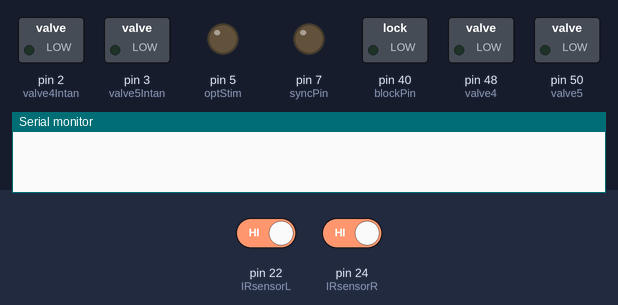
Bench run of a sketch on a simulated Arduino Mega 2560, built with avr-gcc and run on an emulated ATmega2560. On the bench: switched loads named in the sketch (green lamp = pin HIGH), output pins drawn as LEDs (lit = HIGH), the last lines printed to the serial monitor. Dashed ring = blinking. The test bench sets the inputs (shaded band); at power-on: pin 22 (IRsensorL) HIGH, pin 24 (IRsensorR) HIGH.

Above: at 1.2 s.
1.3 s: pin 22 (IRsensorL) driven LOW
At 3.0 s:
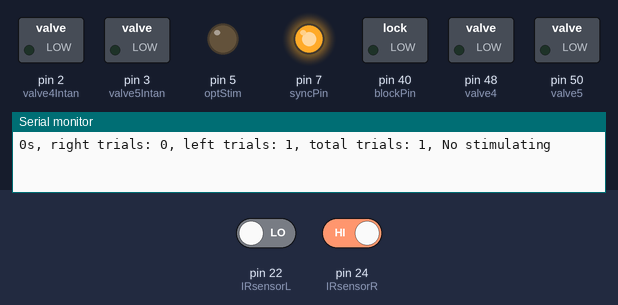
4.3 s: pin 24 (IRsensorR) driven LOW
At 5.95 s:
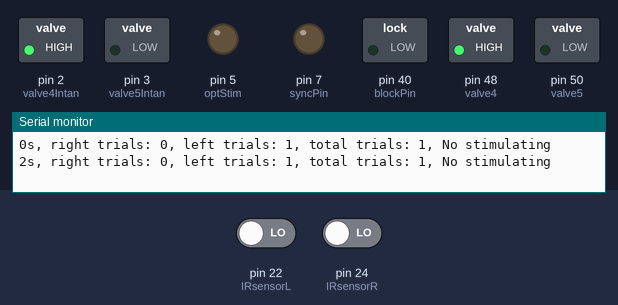
7.3 s: pin 24 (IRsensorR) driven HIGH
At 8.9 s:
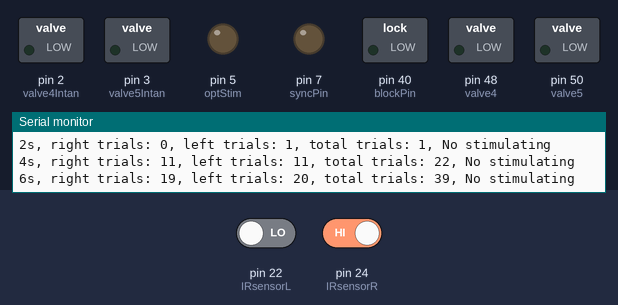
Timing chart, 0 to 16.3 s (numbered marks = the images above; inputs shaded):
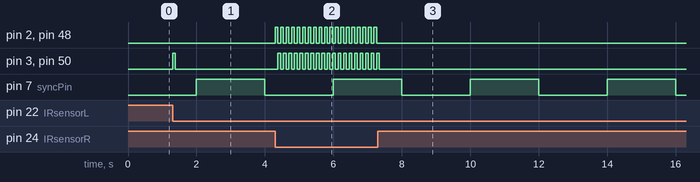

Measured:
- after the input at 1.3 s, pin 3 (valve5Intan), pin 50 (valve5): LOW → HIGH at once, → LOW 0.08 s later
- after the input at 4.3 s, pin 2 (valve4Intan), pin 48 (valve4): alternates HIGH for 0.08 s and LOW for 0.08 s, starting at once; pin 3 (valve5Intan), pin 50 (valve5): alternates HIGH for 0.08 s and LOW for 0.08 s, starting after 0.08 s
- after the input at 7.3 s, pin 2 (valve4Intan), pin 48 (valve4): stops changing and stays LOW; pin 3 (valve5Intan), pin 50 (valve5): goes on until 7.3 s, then stays LOW
- by itself, pin 7 (syncPin): alternates HIGH for 2.0 s and LOW for 2.0 s

The sketch:

LinearMaze.ino
```cpp
/*
 *  Sofware for linear maze ...
 *
 *  Ver 1.0, 08/2020
 *  BuzsakiLab-MV
 */

#include <MsTimer2.h> // // Extrict control time library

// USER VARIABLES
int caudalR = 80; // time solenoid is open, in ms
int caudalL = 80; // time solenoid is open, in ms

int beginStimTrial1 = 1000;
int endStimTrial1 = 1000; // 50 60
int beginStimTrial2 = 1000; // 61 70
int endStimTrial2 = 1000;  // 100 120

// IO P
const int syncPin = 7; // For Intan/ Camera sync
const int valve4 = 48; // For left solenoid
const int valve5 = 50; // For left solenoid

const int IRsensorL = 22; // IR sensor Left
const int IRsensorR = 24; // IR sensor Right

const int valve4Intan = 2; // output for intan 2
const int valve5Intan = 3; // output for intan pin 3

const int optStim = 5; //intan pin 6
boolean valveLeftState = 0; // Valve left on/off
boolean syncState = 0; // Sync state
const int blockPin = 40; // To other arduino for uLED control

// state variables
int previousTrial = 0;
const boolean aMouse = LOW;
const boolean noMouse = HIGH;
int state = -1; // 0  is starting a new trial

long int timeCounter = 0;
int rTrial = 0;
int lTrial = 0;
int blocksCount = 0;
boolean stimBlock = false;

void setup() {
  // OUTPUTS
  pinMode(syncPin, OUTPUT);
  pinMode(valve4, OUTPUT);
  pinMode(valve5, OUTPUT);
  pinMode(valve4Intan, OUTPUT); digitalWrite(valve4Intan, LOW);
  pinMode(valve5Intan, OUTPUT); digitalWrite(valve5Intan, LOW);
  pinMode(optStim, OUTPUT); digitalWrite(optStim, LOW);
  pinMode(blockPin, OUTPUT); digitalWrite(blockPin, LOW);

  // INPUTS
  pinMode(IRsensorL,INPUT); //IR1 input
  pinMode(IRsensorR,INPUT); //IR2 input

  Serial.begin(9600); //Start serial communication boud rate at 9600
  Serial.flush();

  // MsTimer setup, running every 1000 ms
  MsTimer2::set(2000,flash); // run flash every 1000 ms
  MsTimer2::start(); //enable the interrupt
}

void loop() {
  if (digitalRead(IRsensorL)==aMouse){// Mouse go left
    if (previousTrial == 0 || previousTrial == 1){ // if first trial or previosly in right
      digitalWrite(valve5Intan, HIGH);
      digitalWrite(valve5, HIGH); delay(caudalL); digitalWrite(valve5, LOW);
      digitalWrite(valve5Intan, LOW);
      lTrial = lTrial + 1;
      previousTrial = 2;
    }
  }

  if (digitalRead(IRsensorR)==aMouse){// Mouse go right
    if (previousTrial == 0 || previousTrial == 2){ // if first trial or previosly in left
      digitalWrite(valve4Intan, HIGH);
      digitalWrite(valve4, HIGH); delay(caudalR); digitalWrite(valve4, LOW);
      digitalWrite(valve4Intan, LOW);
      rTrial = rTrial + 1;
      previousTrial = 1;
    }
  }

  if (rTrial + lTrial >= beginStimTrial1 & rTrial + lTrial <= endStimTrial1){
    digitalWrite(blockPin, HIGH);
    stimBlock = true;
  } else if (rTrial + lTrial >= beginStimTrial2 & rTrial + lTrial <= endStimTrial2) {
    digitalWrite(blockPin, HIGH);
    stimBlock = true;
  } else {
    digitalWrite(blockPin, LOW);
    stimBlock = false;
  }
}
void flash(){
  syncState = !syncState;
  digitalWrite(syncPin, syncState);
  Serial.print(timeCounter);
  timeCounter = timeCounter + 2;
  Serial.print("s, right trials: ");
  Serial.print(rTrial);
  Serial.print(", left trials: ");
  Serial.print(lTrial);
  Serial.print(", total trials: ");
  Serial.print(rTrial + lTrial);
  if (stimBlock == false){
    Serial.println(", No stimulating");
    } else {Serial.println(", Stimulating!");}
}
```
